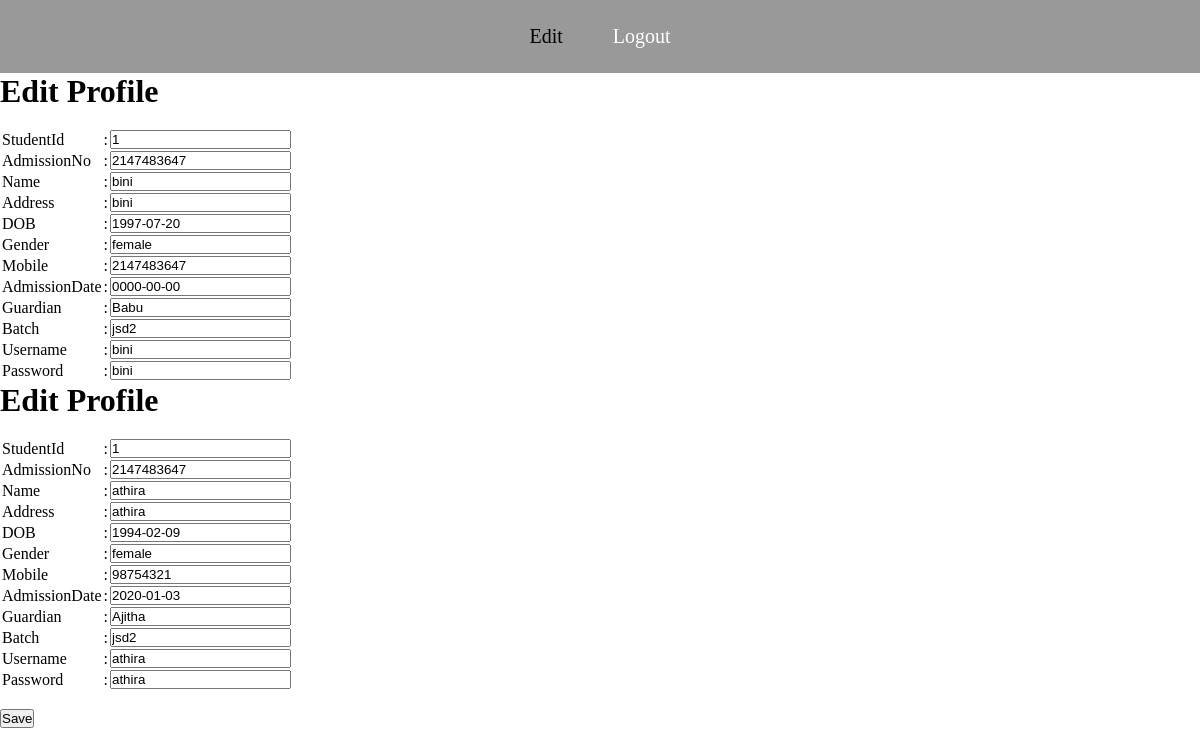
The page /student_pro_edit.php (signed in) on the database its author committed.
### tables this page shows
CREATE TABLE `studentreg` (
  `stdid` int(11) NOT NULL,
  `admno` int(11) NOT NULL,
  `name` varchar(20) NOT NULL,
  `address` varchar(30) NOT NULL,
  `dob` date NOT NULL,
  `gender` varchar(10) NOT NULL,
  `mobile` int(11) NOT NULL,
  `admdate` date NOT NULL,
  `guardian` varchar(20) NOT NULL,
  `batch` varchar(20) NOT NULL,
  `username` varchar(20) NOT NULL,
  `password` varchar(20) NOT NULL
);

### student_pro_edit.php (the view, shortened to what this page needs)
<!DOCTYPE html>
<html>
	<head>
		<link rel="stylesheet" href="css/style3.css">
	</head>
<body class="b1">
<div class="navbar">
<ul>
<li>Edit
</li>
<li><a href="logout.php">Logout</a></li>
</ul>
</div>
		<div>
			<form action="student_pro_edit2.php" method=POST>
			<?php
						require_once 'connection.php';
						$var=$_SESSION['stdid'];
						$sql="select * from studentreg where stdid=$var";
						$result=mysqli_query($conn,$sql);
						while($row=mysqli_fetch_assoc($result))
						{
					?>
                <h1>Edit Profile</h1><br>
<table>
	<tr>
        <td>StudentId</td><td>:</td><td><input type="text" value=<?php echo $row['stdid'];?> name="stdid"></td>
    </tr>
	<tr>
        <td>AdmissionNo</td><td>:</td><td><input type="text" value=<?php echo $row['admno'];?> name="admno"></td>
    </tr>
    <tr>
        <td>Name</td><td>:</td><td><input type="text" value=<?php echo $row['name'];?> name="name"></td>
    </tr>
    <tr>
        <td>Address</td><td>:</td><td><input type="text" value=<?php echo $row['address'];?> name="address"></td>
    </tr>
	<tr>
        <td>DOB</td><td>:</td><td><input type="text" value=<?php echo $row['dob'];?> name="dob"></td>
    </tr>
    <tr>
        <td>Gender</td><td>:</td><td><input type="text" value=<?php echo $row['gender'];?> name="gender"></td>
    </tr>
    <tr>
        <td>Mobile</td><td>:</td><td><input type="text" value=<?php echo $row['mobile'];?> name="mobile"></td>
    </tr>
	<tr>
        <td>AdmissionDate</td><td>:</td><td><input type="text" value=<?php echo $row['admdate'];?> name="admdate"></td>
    </tr>
	<tr>
        <td>Guardian</td><td>:</td><td><input type="text" value=<?php echo $row['guardian'];?> name="guardian"></td>
    </tr>
    <tr>
        <td>Batch</td><td>:</td><td><input type="text" value=<?php echo $row['batch'];?> name="batch"></td>
    </tr>
	 <tr>
        <td>Username</td><td>:</td><td><input type="text" value=<?php echo $row['username'];?> name="username"></td>
    </tr
    <tr>
        <td>Password</td><td>:</td><td><input type="text" value=<?php echo $row['password'];?> name="password"></td>
</table>
           <?php
								}
							?>
<br>
<input type="submit" value="Save" name="submit" class="button">
</form>
        </div>
	</body>
</html>

### css/style3.css (style rules this page uses)
* { margin:0px; padding:0px; box-sizing:border-box; }
.b1 { background-image: url(../img/.jpg); background-size: cover; }
.navbar { text-align:center; width:100%; background-color:rgba(0,0,0,0.4); }
.navbar ul { list-style-type:none; display :inline-flex; }
.navbar ul li { width:120 px; padding:20px; font-size:20px; border-radius:20px; margin:5px; }
.navbar ul li a { color : white; text-decoration: none; }

### rows shown on the page
studentreg: stdid "1", admno "2147483647", name "bini", dob "1997-07-20", gender "female", mobile "2147483647", admdate "0000-00-00", guardian "Babu", batch "jsd2", username "bini", password "bini"
studentreg: stdid "1", admno "2147483647", name "athira", dob "1994-02-09", gender "female", mobile "98754321", admdate "2020-01-03", guardian "Ajitha", batch "jsd2", username "athira", password "athira"
